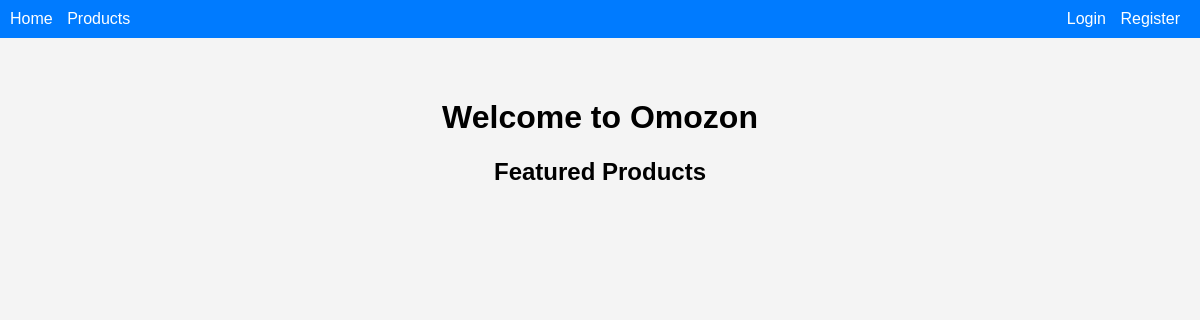
Before: / with the older database file.
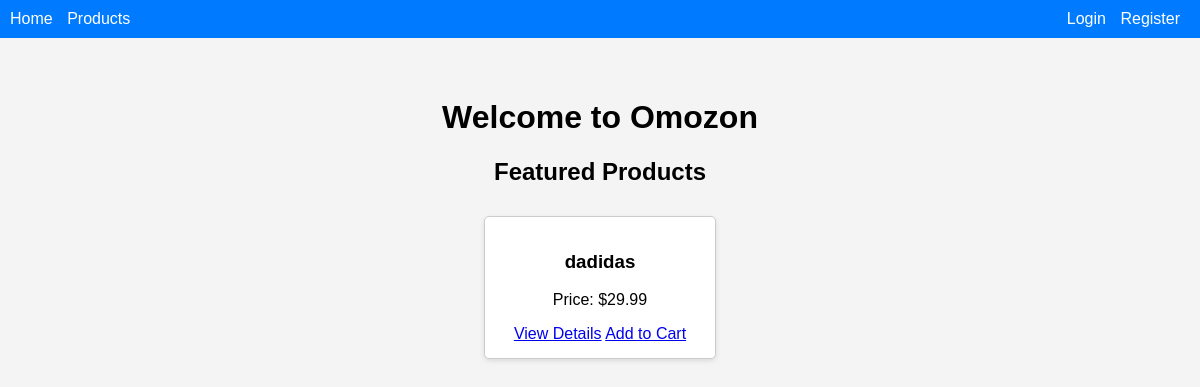
After: the same page with the newer database file.
### products/models.py (models this page shows, shortened)
class Product(models.Model):
    name = models.CharField(max_length=255)
    description = models.TextField()
    price = models.DecimalField(max_digits=10, decimal_places=2)
    image = models.ImageField(upload_to='products/', null=True, blank=True)
    created_at = models.DateTimeField(auto_now_add=True)
    stock_quantity = models.PositiveIntegerField(default=0)
    seller = models.ForeignKey(
        SellerProfile,
        on_delete=models.CASCADE,
        related_name='products',
        null=True,  # Allow null temporarily
        blank=True
    )
    class Meta:
        abstract = False  # This allows the model to be used in the database

### omozon/views.py (the view)
# urls.py: path("", home_view, name='home'),
def home_view(request):
    featured_products = Product.objects.all()[:6]  # Get first 6 products
    return render(request, 'home.html', {
        'featured_products': featured_products
    })

### templates/home.html (shortened to what this page needs)
{% extends 'base.html' %}
{% load static %}
{% block extra_css %}
    <link rel="stylesheet" type="text/css" href="{% static 'css/home.css' %}">
{% endblock %}
{% block content %}
<div class="home-container">
    <h1>Welcome to Omozon</h1>
    <section class="featured-products">
        <h2>Featured Products</h2>
        <div class="product-grid">
            {% for product in featured_products %}
                <div class="product-card">
                    <h3>{{ product.name }}</h3>
                    <p>Price: ${{ product.price }}</p>
                    <a href="{% url 'product_detail' product.id %}" class="btn btn-secondary">View Details</a>
                    <a href="{% url 'add_to_cart' product.id %}" class="btn btn-primary">Add to Cart</a>
                </div>
            {% endfor %}
        </div>
    </section>
</div>
{% endblock %}

### templates/base.html (shortened to what this page needs)
{% load static %}
<!DOCTYPE html>
<html lang="en">
<head>
    <link rel="stylesheet" type="text/css" href="{% static 'css/base.css' %}">
    {% block extra_css %}
    {% endblock %}
</head>
<body>
    <nav class="navbar">
        <div class="nav-left">
            <a href="{% url 'home' %}">Home</a>
            <a href="{% url 'product_list' %}">Products</a>
        </div>
        <div class="nav-right">
            {% if user.is_authenticated %}
                <a href="{% url 'view_cart' %}">🛒 Cart</a>
                <a href="{% url 'order_list' %}">My Orders</a>
                <a href="{% url 'profile' %}">Profile</a>
                <a href="{% url 'logout' %}">Logout</a>
            {% else %}
                <a href="{% url 'login' %}">Login</a>
                <a href="{% url 'register' %}">Register</a>
            {% endif %}
        </div>
    </nav>
    <div class="content">
        {% block content %}
        {% endblock %}
    </div>
</body>
</html>

### static/css/base.css (style rules this page uses)
body { font-family: Arial, sans-serif; margin: 0; padding: 0; background-color: #f4f4f4; }
.navbar { display: flex; justify-content: space-between; padding: 10px; background-color: #007bff; color: white; }
.navbar a { margin-right: 10px; text-decoration: none; color: white; }
.content { padding: 20px; }

### static/css/home.css (style rules this page uses)
.home-container { text-align: center; padding: 20px; }
.featured-products { margin-top: 20px; }
.product-grid { display: flex; flex-wrap: wrap; justify-content: center; }
.product-card { background-color: white; border: 1px solid #ccc; border-radius: 5px; padding: 15px; margin: 10px; width: 200px; box-shadow: 0 2px 5px rgba(0, 0, 0, 0.1); transition: transform 0.2s; }

Changed rows visible on the page:
added Product: name "dadidas", price "29.99"
